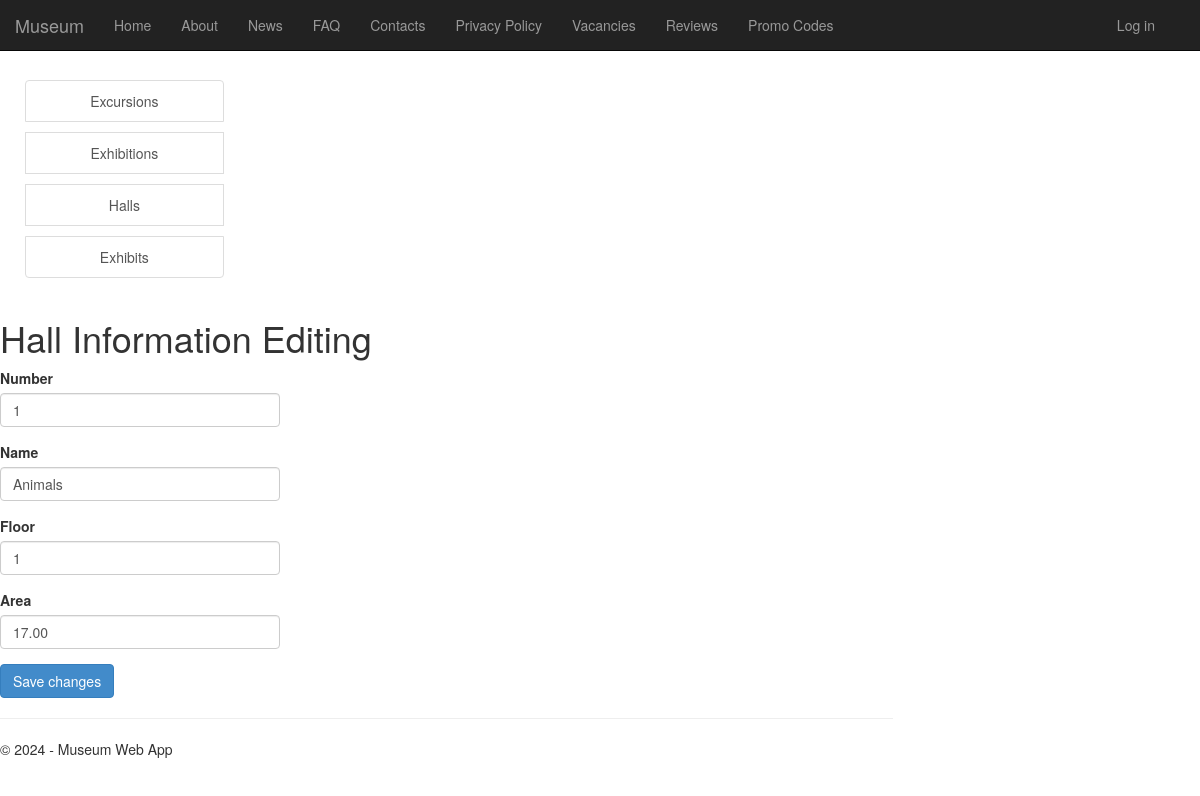
Page /hall_info/edit_hall/1/ on the committed database.
### app/models.py (models this page shows, shortened)
class Hall(models.Model):
    number = models.IntegerField(unique=True)
    name = models.CharField(max_length=100)
    floor = models.IntegerField()
    area = models.DecimalField(max_digits=10, decimal_places=2)

### app/views.py (the view)
# urls.py: re_path(r'^hall_info/edit_hall/(?P<id>\d+)/$', views.edit_hall, name='edit_hall'),
def edit_hall(request, id):
    hall = Hall.objects.get(id=id)
    if request.method == 'POST':
        number = request.POST.get("number")
        name = request.POST.get("name")
        floor = request.POST.get("floor")
        area = request.POST.get("area")
        if Hall.objects.filter(Q(number=number) & ~Q(id=id)).exists():
            messages.error(request, 'A hall with this number already exists. Please choose a different number.')
        else:
            hall.number = number
            messages.success(request, 'Hall information has been updated successfully.')
        hall.name = name
        hall.floor = floor
        hall.area = area
        hall.save()
        return render(
            request,
            'app/edit_hall.html',
            {
                'title':'Edit Hall Information',
                'hall': hall,
                'year':datetime.now().year,
            }
        )
    else:
        return render(
            request,
            'app/edit_hall.html',
            {
                'title':'Edit Hall Information',
                'hall': hall,
                'year':datetime.now().year,
            }
        )

### app/templates/app/edit_hall.html (shortened to what this page needs)
{% extends "app/layout.html" %}
{% block content %}
<h1>Hall Information Editing</h1>
<form method="POST">
    <div class="form-group">
        <label for="number">Number</label>
        <input type="number" id="number" name="number" value="{{hall.number}}" class="form-control {% if messages %}{% for message in messages %}{% if message.tags == 'error' %}is-invalid{% endif %}{% endfor %}{% endif %}" required>
    </div>
    <div class="form-group">
        <label for="name">Name</label>
        <input type="text" id="name" name="name" value="{{hall.name}}" class="form-control" required>
    </div>
    <div class="form-group">
        <label for="floor">Floor</label>
        <input type="number" id="floor" name="floor" value="{{hall.floor}}" class="form-control" required>
    </div>
    <div class="form-group">
        <label for="area">Area</label>
        <input type="text" id="area" name="area" value="{{hall.area}}" class="form-control" required>
    </div>
    <button type="submit" class="btn btn-primary">Save changes</button>
</form>
{% endblock %}

### app/static/app/content/site.css (style rules this page uses)
body { padding-top: 50px; padding-bottom: 20px; }
input, select, textarea { max-width: 280px; }

### rows in the picture
Hall: number "1", name "Animals", floor "1", area "17.00"
